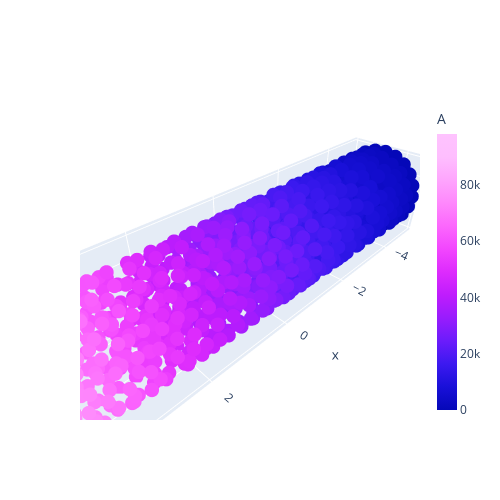

Here is the notebook cell this chart was saved with:
### Code cell
result.plot_species("A", t_ndx=-1, deterministic=True)

### Figure 1 — Plotly figure (JSON) as saved in the notebook; plotly's stock layout.template omitted (floating-point values rounded to 4 significant figures; data arrays with more than 128 entries replaced by an {"elided": "..."} marker saying what was removed)
{"data": [{"marker": {"color": {"elided": "1059 float values"}, "colorbar": {"thickness": 20, "title": {"text": "A"}}, "colorscale": [[0, "#0508b8"], [0.08333, "#1910d8"], [0.1667, "#3c19f0"], [0.25, "#6b1cfb"], [0.3333, "#981cfd"], [0.4167, "#bf1cfd"], [0.5, "#dd2bfd"], [0.5833, "#f246fe"], [0.6667, "#fc67fd"], [0.75, "#fe88fc"], [0.8333, "#fea5fd"], [0.9167, "#febefe"], [1, "#fec3fe"]], "size": 5}, "mode": "markers", "name": "A", "type": "scatter3d", "x": {"elided": "1059 float values"}, "y": {"elided": "1059 float values"}, "z": {"elided": "1059 float values"}}], "layout": {"height": 500, "scene": {"aspectmode": "data"}, "width": 500, "xaxis": {"range": [-5, 5]}, "yaxis": {"range": [-1, 1.0]}}}
